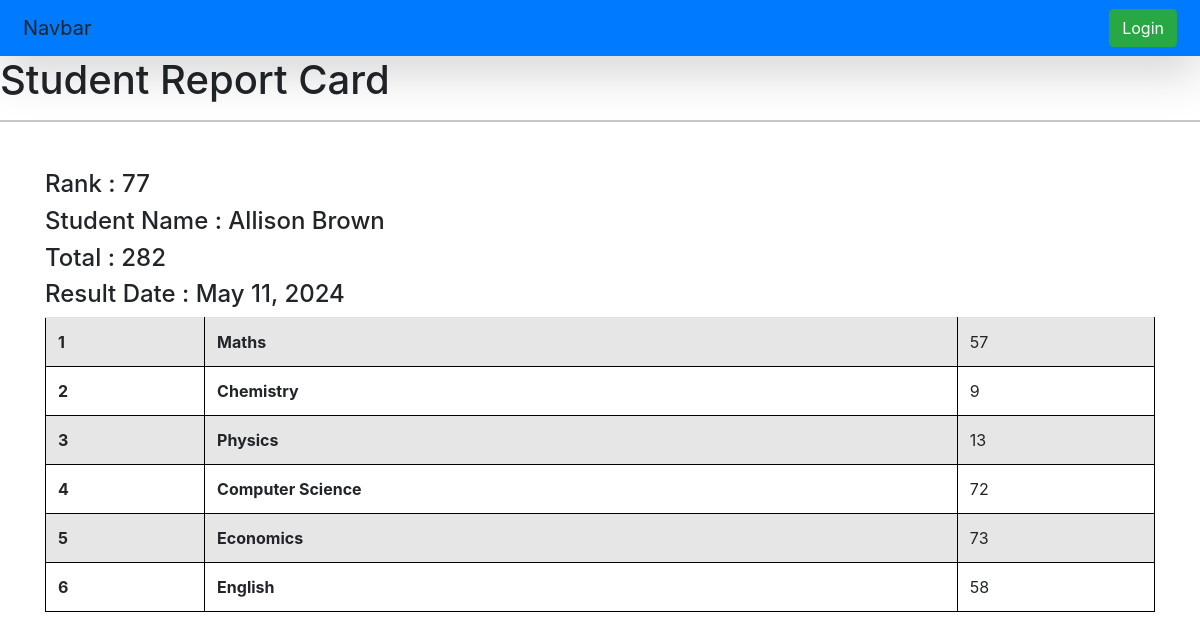
/see_marks/STU-0463/, run on the app's committed database.
### vege/models.py (models this page shows, shortened)
class SubjectMarks(models.Model):
    student = models.ForeignKey(
        Student, related_name="studentmarks", on_delete=models.CASCADE
    )
    subject = models.ForeignKey(Subject, on_delete=models.CASCADE)
    marks = models.IntegerField()
    class Meta:
        unique_together = ["student", "subject"]

class Student(models.Model):
    student_id = models.OneToOneField(
        StudentID, related_name="studentid", on_delete=models.CASCADE
    )
    department = models.ForeignKey(
        Department, related_name="student_dept", on_delete=models.CASCADE
    )
    student_name = models.CharField(max_length=100)
    student_email = models.EmailField(unique=True)
    student_age = models.IntegerField(default=18)
    student_address = models.TextField()
    class Meta:
        ordering = ["student_name"]
        verbose_name = "student"

class ReportCard(models.Model):
    student = models.ForeignKey(
        Student, related_name="student_report_card", on_delete=models.CASCADE
    )
    student_rank = models.IntegerField()
    date_of_generation = models.DateField(auto_now_add=True)
    class Meta:
        unique_together = ["student_rank", "date_of_generation"]

class Subject(models.Model):
    subject_name = models.CharField(max_length=100)

### vege/views.py (the view)
# urls.py: path("see_marks/<student_id>/", see_marks, name="see_marks"),
def see_marks(request, student_id):
    queryset = SubjectMarks.objects.filter(student__student_id__student_id=student_id)
    total_marks = queryset.aggregate(total_marks=Sum("marks"))
    return render(
        request,
        "reports/see_marks.html",
        {
            "queryset": queryset,
            "total_marks": total_marks,
        },
    )

### vege/templates/reports/see_marks.html (shortened to what this page needs)
{%extends "base.html"%}
{%block start%}
<h1>Student Report Card</h1>
<link rel="stylesheet" href="https://cdn.jsdelivr.net/npm/bootstrap@4.3.1/dist/css/bootstrap.min.css"
>
<hr>
<div class="container mt-5">
    <h4>Rank : {{queryset.first.student.student_report_card.first.student_rank}}</h4>
    <h4>Student Name : {{queryset.first.student.student_name}}</h4>
    <h4>Total : {{total_marks.total_marks}}</h4>
    <h4>Result Date : {{queryset.first.student.student_report_card.first.date_of_generation}}</h4>
    <table class="table table-striped">
        <tbody>
            {% for marks in queryset %}
            <tr>
                <th scope="row">{{forloop.counter}}</th>
                <td><b>{{marks.subject.subject_name}}</b></td>
                <td>{{marks.marks}}</td>
            </tr>
            {% endfor %}
        </tbody>
    </table>
</div>
{%endblock%}

### home/Templates/base.html (style rules this page uses)
table { width: 100%; border-collapse: collapse; }
table, th, td { border: 1px solid black; }
th, td { padding: 10px; text-align: left; }

### data on the page
SubjectMarks: first.student.student_report_card.first.student_rank "77", first.student.student_name "Allison Brown", first.student.student_report_card.first.date_of_generation "May 11, 2024", subject.subject_name "Maths", marks "57"
SubjectMarks: subject.subject_name "Chemistry", marks "9"
SubjectMarks: subject.subject_name "Physics", marks "13"
SubjectMarks: subject.subject_name "Computer Science", marks "72"
SubjectMarks: subject.subject_name "Economics", marks "73"
SubjectMarks: subject.subject_name "English", marks "58"

### other printed values
{{ total_marks.total_marks }} "282"
